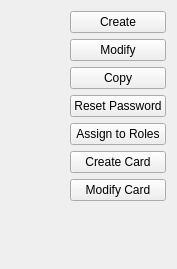
                 <widget class="QWidget" name="page_33">
                  <property name="geometry">
                   <rect>
                    <x>-26</x>
                    <y>0</y>
                    <width>177</width>
                    <height>269</height>
                   </rect>
                  </property>
                  <attribute name="label">
                   <string>Users     </string>
                  </attribute>
                  <layout class="QGridLayout" name="gridLayout_33">
                   <item row="1" column="1">
                    <spacer name="verticalSpacer_22">
                     <property name="orientation">
                      <enum>Qt::Vertical</enum>
                     </property>
                     <property name="sizeHint" stdset="0">
                      <size>
                       <width>20</width>
                       <height>116</height>
                      </size>
                     </property>
                    </spacer>
                   </item>
                   <item row="0" column="1">
                    <layout class="QVBoxLayout" name="verticalLayout_11">
                     <item>
                      <widget class="QPushButton" name="QAct_Create_User">
                       <property name="text">
                        <string>Create</string>
                       </property>
                      </widget>
                     </item>
                     <item>
                      <widget class="QPushButton" name="QAct_Modify_User">
                       <property name="text">
                        <string>Modify</string>
                       </property>
                      </widget>
                     </item>
                     <item>
                      <widget class="QPushButton" name="QAct_Copy_User">
                       <property name="text">
                        <string>Copy</string>
                       </property>
                      </widget>
                     </item>
                     <item>
                      <widget class="QPushButton" name="QAct_Reset_User_Password">
                       <property name="text">
                        <string>Reset Password</string>
                       </property>
                      </widget>
                     </item>
                     <item>
                      <widget class="QPushButton" name="QAct_Assign_User_to_Roles">
                       <property name="text">
                        <string>Assign to Roles</string>
                       </property>
                      </widget>
                     </item>
                     <item>
                      <widget class="QPushButton" name="QAct_Create_User_Card">
                       <property name="text">
                        <string>Create Card</string>
                       </property>
                      </widget>
                     </item>
                     <item>
                      <widget class="QPushButton" name="QAct_Modify_User_Card">
                       <property name="text">
                        <string>Modify Card</string>
                       </property>
                      </widget>
                     </item>
                    </layout>
                   </item>
                   <item row="0" column="0">
                    <layout class="QGridLayout" name="gridLayout_51">
                     <item row="0" column="0">
                      <spacer name="horizontalSpacer_21">
                       <property name="orientation">
                        <enum>Qt::Horizontal</enum>
                       </property>
                       <property name="sizeHint" stdset="0">
                        <size>
                         <width>40</width>
                         <height>20</height>
                        </size>
                       </property>
                      </spacer>
                     </item>
                    </layout>
                   </item>
                  </layout>
                 </widget>
